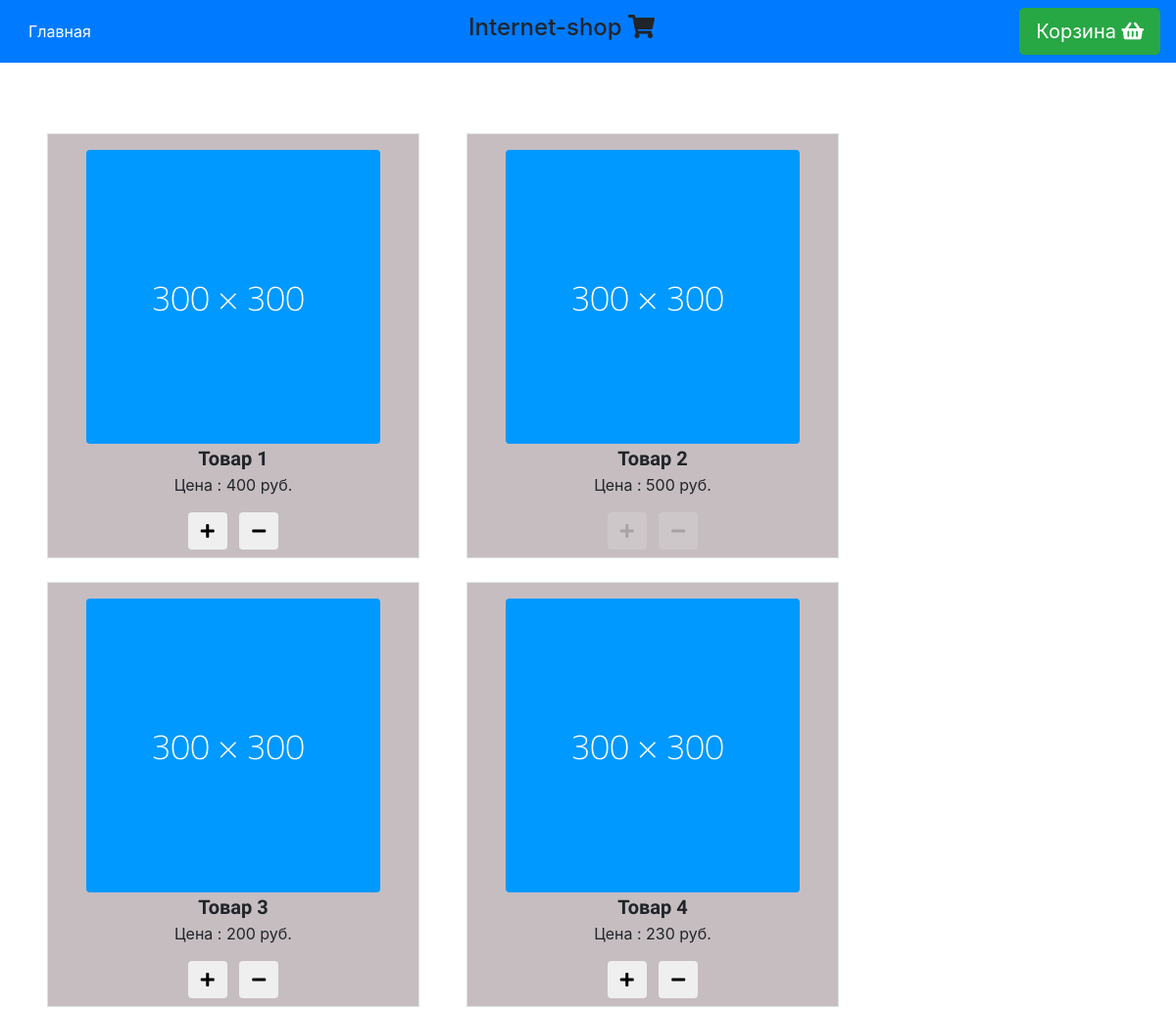
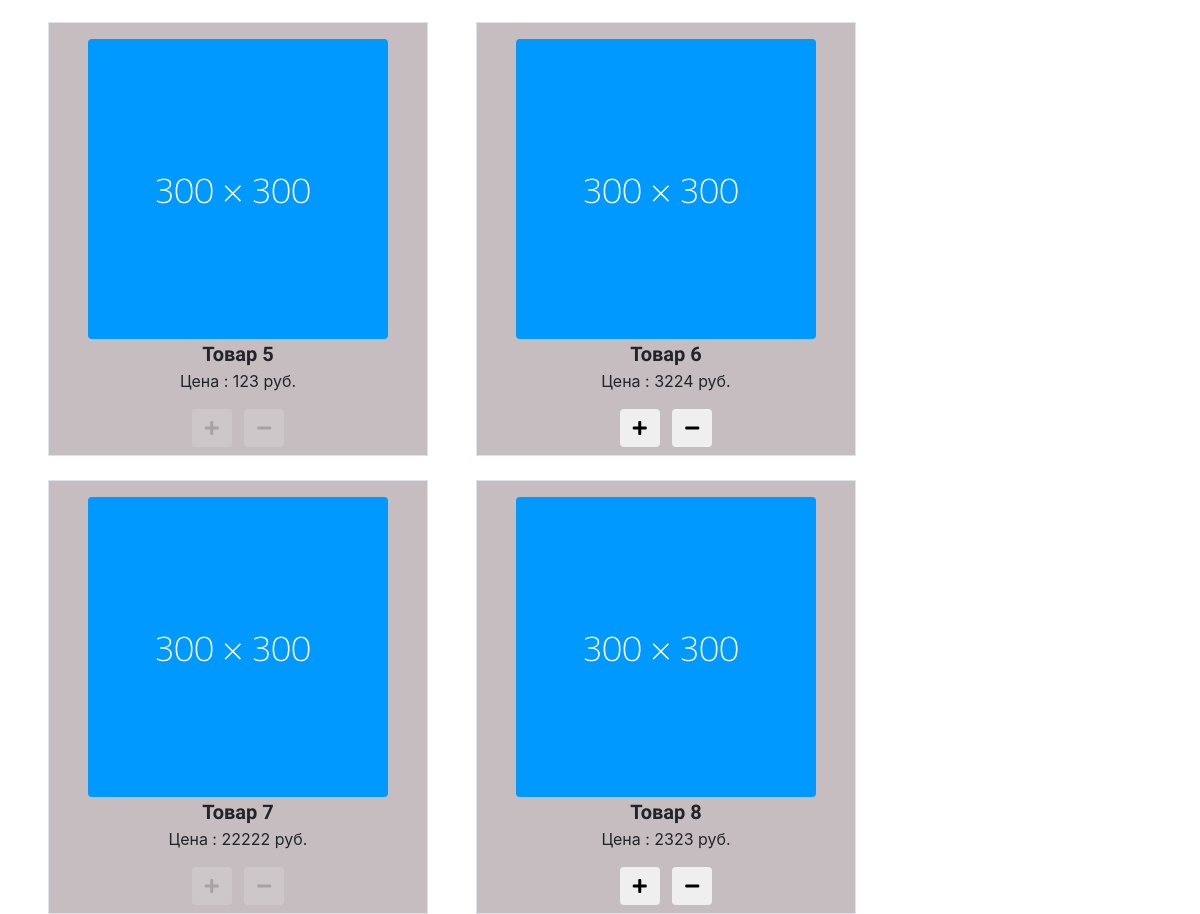
The page / on the database its author committed (2 pictures, top to bottom).
### tables this page shows
CREATE TABLE `shopUnit` (
  `id` int(11) NOT NULL,
  `name` varchar(55) NOT NULL,
  `price` int(11) NOT NULL,
  `availability` int(1) NOT NULL
);

### model/ShopUnitModel.php (called while the page is built, shortened)
<?
require ('db.php');
Class ShopUnit
{
    public static function getUnits()
    {
        global $db;
        $query = $db->query(" SELECT * FROM shopUnit");
        return $query;
    }
}

### view/shop.php (the view)
<div class="container-fluid mt-5">
    <div class="row">
        <? $units = ShopUnit::getUnits();
        foreach ($units as $unit):
        ?>
        <div class="col-2.5 shop-unit border ml-5 mt-4 text-center">
            <div class="card-img mt-3">
                <img src="../img/unit.png" class="mx-auto rounded d-block" alt="Картинка товара">
            </div>
            <span class="name"><?=$unit['name']; ?></span>
            <div class="">Цена : <?=$unit['price'] ?> руб.</div>
            <button data-name="<?=$unit['name'] ?>" data-price="<?=$unit['price'] ?>" data-id="<?=$unit['id'] ?>" class="add btn mr-1 mt-3 mb-2" <? if($unit['availability'] == 0 ):?>disabled<? endif;?>>
                <i class="fas fa-plus">
                </i>
            </button>
            <button data-name="<?=$unit['name'] ?>" data-price="<?=$unit['price'] ?>" data-id="<?=$unit['id'] ?>" class="minus btn ml-1 mt-3 mb-2" <? if($unit['availability'] == 0 ):?>disabled<? endif;?>><i class="fas fa-minus" ></i></button>
        </div>
        <? endforeach;?>
    </div>
</div>

### view/header-shop.php (shortened to what this page needs)
<!doctype html>
<html lang="en">
<head>
    <link rel="stylesheet" href="https://use.fontawesome.com/releases/v5.1.0/css/all.css">
    <link rel="stylesheet" href="https://stackpath.bootstrapcdn.com/bootstrap/4.1.0/css/bootstrap.min.css">
    <link rel="stylesheet" href="../css/style.css">
</head>
<body>
<div class="container-fluid">
    <div class="row">
        <div class="col-12 navbar navbar-dark bg-primary">
            <a href="/" class="btn btn-primary">Главная</a>
            <h4>Internet-shop <i class="fas fa-shopping-cart"></i></h4>
            <a href="/?id=basket" class="btn btn-success btn-lg basket">Корзина <i class="fas fa-shopping-basket"></i><p class="basket-num"><strong class="bask"></strong></p></a>
        </div>
    </div>
</div>

### index.php (shortened to what this page needs)
<?
require ('model/ShopUnitModel.php');
require('view/header-shop.php');
switch ($_GET['id']){
        default:
        require ('view/shop.php');
        break;
}
switch ($_GET['id']){
    default:
        require('view/footer-shop.php');
        break;
}

### view/footer-shop.php (shortened to what this page needs)
</body>
</html>

### css/style.css (style rules this page uses)
.shop-unit { width:380px!important;background-color:#c6bdc1;text-align:center }
.basket { position:relative }
.name { font-family:'Fjalla One',sans-serif;font-size:20px;font-weight:700 }

### rows shown on the page
shopunit: name "Товар 1", price "400"
shopunit: name "Товар 2", price "500"
shopunit: name "Товар 3", price "200"
shopunit: name "Товар 4", price "230"
shopunit: name "Товар 5", price "123"
shopunit: name "Товар 6", price "3224"
shopunit: name "Товар 7", price "22222"
shopunit: name "Товар 8", price "2323"
